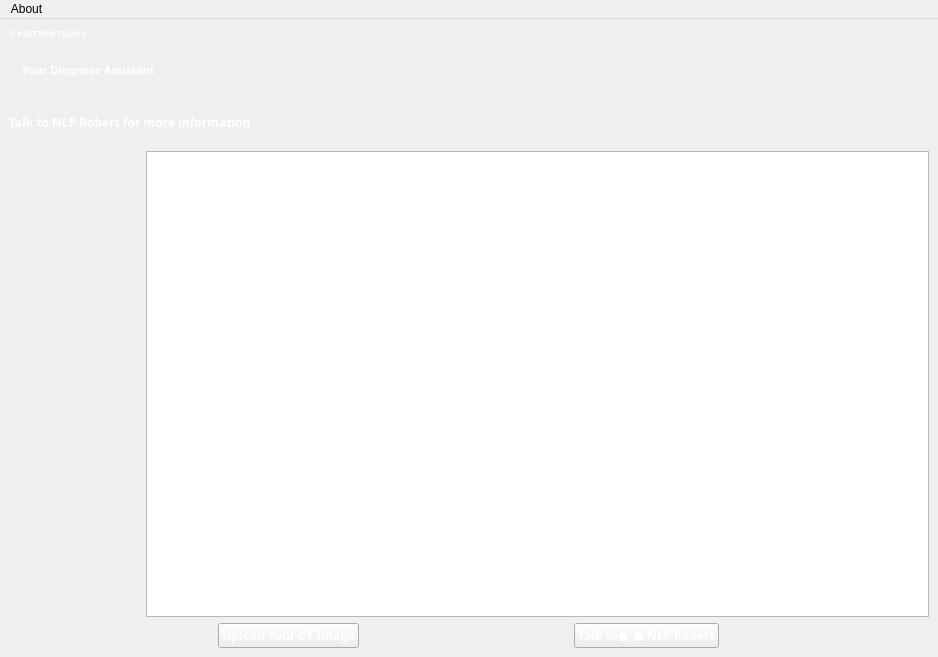
<?xml version="1.0" encoding="UTF-8"?>
<ui version="4.0">
 <class>MainWindow</class>
 <widget class="QMainWindow" name="MainWindow">
  <property name="geometry">
   <rect>
    <x>0</x>
    <y>0</y>
    <width>938</width>
    <height>657</height>
   </rect>
  </property>
  <property name="sizePolicy">
   <sizepolicy hsizetype="Expanding" vsizetype="Expanding">
    <horstretch>0</horstretch>
    <verstretch>0</verstretch>
   </sizepolicy>
  </property>
  <property name="windowTitle">
   <string>Upload</string>
  </property>
  <property name="windowIcon">
   <iconset>
    <normaloff>../配图/7.png</normaloff>../配图/7.png</iconset>
  </property>
  <property name="styleSheet">
   <string notr="true">background-image: url(:/background/bg5.jpg);</string>
  </property>
  <widget class="QWidget" name="centralwidget">
   <layout class="QVBoxLayout" name="verticalLayout" stretch="1,1,1,10,1">
    <item>
     <widget class="QLabel" name="label_2">
      <property name="sizePolicy">
       <sizepolicy hsizetype="Maximum" vsizetype="Maximum">
        <horstretch>0</horstretch>
        <verstretch>0</verstretch>
       </sizepolicy>
      </property>
      <property name="palette">
       <palette>
        <active>
         <colorrole role="WindowText">
          <brush brushstyle="SolidPattern">
           <color alpha="255">
            <red>255</red>
            <green>255</green>
            <blue>255</blue>
           </color>
          </brush>
         </colorrole>
        </active>
        <inactive>
         <colorrole role="WindowText">
          <brush brushstyle="SolidPattern">
           <color alpha="255">
            <red>255</red>
            <green>255</green>
            <blue>255</blue>
           </color>
          </brush>
         </colorrole>
        </inactive>
        <disabled>
         <colorrole role="WindowText">
          <brush brushstyle="SolidPattern">
           <color alpha="255">
            <red>120</red>
            <green>120</green>
            <blue>120</blue>
           </color>
          </brush>
         </colorrole>
        </disabled>
       </palette>
      </property>
      <property name="font">
       <font>
        <family>Arial Black</family>
        <pointsize>6</pointsize>
        <weight>75</weight>
        <bold>true</bold>
       </font>
      </property>
      <property name="text">
       <string>© PAST7009 TEAM 2</string>
      </property>
     </widget>
    </item>
    <item>
     <layout class="QHBoxLayout" name="horizontalLayout_2" stretch="0,0">
      <item>
       <widget class="QLabel" name="label">
        <property name="sizePolicy">
         <sizepolicy hsizetype="Maximum" vsizetype="Maximum">
          <horstretch>0</horstretch>
          <verstretch>0</verstretch>
         </sizepolicy>
        </property>
        <property name="text">
         <string/>
        </property>
        <property name="pixmap">
         <pixmap>../配图/24.png</pixmap>
        </property>
       </widget>
      </item>
      <item>
       <widget class="QLabel" name="label_3">
        <property name="palette">
         <palette>
          <active>
           <colorrole role="WindowText">
            <brush brushstyle="SolidPattern">
             <color alpha="255">
              <red>255</red>
              <green>255</green>
              <blue>255</blue>
             </color>
            </brush>
           </colorrole>
          </active>
          <inactive>
           <colorrole role="WindowText">
            <brush brushstyle="SolidPattern">
             <color alpha="255">
              <red>255</red>
              <green>255</green>
              <blue>255</blue>
             </color>
            </brush>
           </colorrole>
          </inactive>
          <disabled>
           <colorrole role="WindowText">
            <brush brushstyle="SolidPattern">
             <color alpha="255">
              <red>120</red>
              <green>120</green>
              <blue>120</blue>
             </color>
            </brush>
           </colorrole>
          </disabled>
         </palette>
        </property>
        <property name="font">
         <font>
          <family>Perpetua Titling MT</family>
          <pointsize>8</pointsize>
          <weight>75</weight>
          <bold>true</bold>
         </font>
        </property>
        <property name="text">
         <string>Your Diagnose Assistant </string>
        </property>
       </widget>
      </item>
     </layout>
    </item>
    <item>
     <widget class="QLabel" name="label_5">
      <property name="sizePolicy">
       <sizepolicy hsizetype="Maximum" vsizetype="Preferred">
        <horstretch>0</horstretch>
        <verstretch>0</verstretch>
       </sizepolicy>
      </property>
      <property name="palette">
       <palette>
        <active>
         <colorrole role="WindowText">
          <brush brushstyle="SolidPattern">
           <color alpha="255">
            <red>255</red>
            <green>255</green>
            <blue>255</blue>
           </color>
          </brush>
         </colorrole>
        </active>
        <inactive>
         <colorrole role="WindowText">
          <brush brushstyle="SolidPattern">
           <color alpha="255">
            <red>255</red>
            <green>255</green>
            <blue>255</blue>
           </color>
          </brush>
         </colorrole>
        </inactive>
        <disabled>
         <colorrole role="WindowText">
          <brush brushstyle="SolidPattern">
           <color alpha="255">
            <red>120</red>
            <green>120</green>
            <blue>120</blue>
           </color>
          </brush>
         </colorrole>
        </disabled>
       </palette>
      </property>
      <property name="font">
       <font>
        <family>Arial Black</family>
        <weight>75</weight>
        <bold>true</bold>
       </font>
      </property>
      <property name="text">
       <string>Talk to NLP Robert for more information</string>
      </property>
     </widget>
    </item>
    <item>
     <layout class="QHBoxLayout" name="horizontalLayout_8" stretch="1,0">
      <item>
       <widget class="QLabel" name="label_6">
        <property name="sizePolicy">
         <sizepolicy hsizetype="Expanding" vsizetype="Preferred">
          <horstretch>1</horstretch>
          <verstretch>0</verstretch>
         </sizepolicy>
        </property>
        <property name="text">
         <string/>
        </property>
        <property name="pixmap">
         <pixmap>../配图/29.jpg</pixmap>
        </property>
       </widget>
      </item>
      <item>
       <widget class="QTextEdit" name="textEdit">
        <property name="sizePolicy">
         <sizepolicy hsizetype="Expanding" vsizetype="Expanding">
          <horstretch>6</horstretch>
          <verstretch>0</verstretch>
         </sizepolicy>
        </property>
        <property name="html">
         <string>&lt;!DOCTYPE HTML PUBLIC &quot;-//W3C//DTD HTML 4.0//EN&quot; &quot;http://www.w3.org/TR/REC-html40/strict.dtd&quot;&gt;
&lt;html&gt;&lt;head&gt;&lt;meta name=&quot;qrichtext&quot; content=&quot;1&quot; /&gt;&lt;style type=&quot;text/css&quot;&gt;
p, li { white-space: pre-wrap; }
&lt;/style&gt;&lt;/head&gt;&lt;body style=&quot; font-family:'SimSun'; font-size:9pt; font-weight:400; font-style:normal;&quot;&gt;
&lt;p style=&quot;-qt-paragraph-type:empty; margin-top:0px; margin-bottom:0px; margin-left:0px; margin-right:0px; -qt-block-indent:0; text-indent:0px;&quot;&gt;&lt;br /&gt;&lt;/p&gt;&lt;/body&gt;&lt;/html&gt;</string>
        </property>
       </widget>
      </item>
     </layout>
    </item>
    <item>
     <layout class="QHBoxLayout" name="horizontalLayout">
      <item>
       <widget class="QPushButton" name="upload_button">
        <property name="sizePolicy">
         <sizepolicy hsizetype="Maximum" vsizetype="Maximum">
          <horstretch>0</horstretch>
          <verstretch>0</verstretch>
         </sizepolicy>
        </property>
        <property name="palette">
         <palette>
          <active>
           <colorrole role="ButtonText">
            <brush brushstyle="SolidPattern">
             <color alpha="255">
              <red>255</red>
              <green>255</green>
              <blue>255</blue>
             </color>
            </brush>
           </colorrole>
          </active>
          <inactive>
           <colorrole role="ButtonText">
            <brush brushstyle="SolidPattern">
             <color alpha="255">
              <red>255</red>
              <green>255</green>
              <blue>255</blue>
             </color>
            </brush>
           </colorrole>
          </inactive>
          <disabled>
           <colorrole role="ButtonText">
            <brush brushstyle="SolidPattern">
             <color alpha="255">
              <red>120</red>
              <green>120</green>
              <blue>120</blue>
             </color>
            </brush>
           </colorrole>
          </disabled>
         </palette>
        </property>
        <property name="font">
         <font>
          <family>Bahnschrift SemiBold</family>
          <weight>75</weight>
          <bold>true</bold>
         </font>
        </property>
        <property name="text">
         <string>Upload Your CT Image</string>
        </property>
       </widget>
      </item>
      <item>
       <widget class="QPushButton" name="chatbot_button">
        <property name="sizePolicy">
         <sizepolicy hsizetype="Maximum" vsizetype="Maximum">
          <horstretch>0</horstretch>
          <verstretch>0</verstretch>
         </sizepolicy>
        </property>
        <property name="palette">
         <palette>
          <active>
           <colorrole role="ButtonText">
            <brush brushstyle="SolidPattern">
             <color alpha="255">
              <red>255</red>
              <green>255</green>
              <blue>255</blue>
             </color>
            </brush>
           </colorrole>
          </active>
          <inactive>
           <colorrole role="ButtonText">
            <brush brushstyle="SolidPattern">
             <color alpha="255">
              <red>255</red>
              <green>255</green>
              <blue>255</blue>
             </color>
            </brush>
           </colorrole>
          </inactive>
          <disabled>
           <colorrole role="ButtonText">
            <brush brushstyle="SolidPattern">
             <color alpha="255">
              <red>120</red>
              <green>120</green>
              <blue>120</blue>
             </color>
            </brush>
           </colorrole>
          </disabled>
         </palette>
        </property>
        <property name="font">
         <font>
          <family>Bahnschrift SemiBold</family>
          <weight>75</weight>
          <bold>true</bold>
         </font>
        </property>
        <property name="text">
         <string>Talk to●ˍ● NLP Robert</string>
        </property>
       </widget>
      </item>
     </layout>
    </item>
   </layout>
  </widget>
  <widget class="QMenuBar" name="menubar">
   <property name="geometry">
    <rect>
     <x>0</x>
     <y>0</y>
     <width>938</width>
     <height>26</height>
    </rect>
   </property>
   <widget class="QMenu" name="menuMore_Inform">
    <property name="title">
     <string>About</string>
    </property>
    <addaction name="information_link"/>
    <addaction name="actionBack_to_Register"/>
   </widget>
   <addaction name="menuMore_Inform"/>
  </widget>
  <action name="actionUpload_Image">
   <property name="icon">
    <iconset>
     <normaloff>../配图/17.png</normaloff>../配图/17.png</iconset>
   </property>
   <property name="text">
    <string>Upload Image</string>
   </property>
  </action>
  <action name="information_link">
   <property name="icon">
    <iconset>
     <normaloff>../配图/22.png</normaloff>../配图/22.png</iconset>
   </property>
   <property name="text">
    <string>More Inform.</string>
   </property>
  </action>
  <action name="actionBack_to_Register">
   <property name="icon">
    <iconset>
     <normaloff>../配图/20.png</normaloff>../配图/20.png</iconset>
   </property>
   <property name="text">
    <string>Back to Register</string>
   </property>
  </action>
  <action name="actionHistory">
   <property name="icon">
    <iconset>
     <normaloff>../配图/14.png</normaloff>../配图/14.png</iconset>
   </property>
   <property name="text">
    <string>History</string>
   </property>
  </action>
  <action name="actionSelect_One_Image">
   <property name="text">
    <string>Select One Image </string>
   </property>
   <property name="font">
    <font>
     <family>Arial Narrow</family>
    </font>
   </property>
  </action>
  <action name="actionResults">
   <property name="text">
    <string>Results</string>
   </property>
   <property name="font">
    <font>
     <family>Arial Narrow</family>
    </font>
   </property>
  </action>
  <action name="actionDiagnose_Another">
   <property name="text">
    <string>Diagnose Another</string>
   </property>
   <property name="font">
    <font>
     <family>Arial Narrow</family>
    </font>
   </property>
  </action>
 </widget>
 <resources>
  <include location="background.qrc"/>
 </resources>
 <connections/>
</ui>
